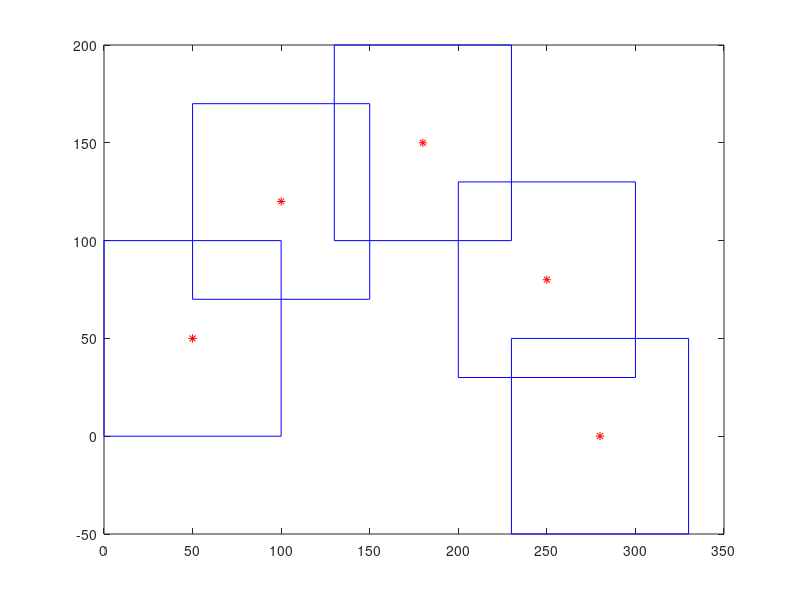

This figure's MATLAB source:
function corridor = setCorridor()
    path = [50, 50;
           100, 120;
           180, 150;
           250, 80;
           280, 0];
    x_length = 100;
    y_length = 100;
    
    n_order = 7;   % 8 control points
    n_seg = size(path, 1);
    
    corridor = zeros(n_seg,4);
    for i = 1:n_seg
        corridor(i,:) = [path(i,1), path(i,2), x_length/2, y_length/2];
    end
    plot(path(:,1), path(:,2), '*r'); hold on;
    for i = 1:n_seg
        plot_rect([corridor(i,1);corridor(i,2)], corridor(i,3), corridor(i,4));hold on;
    end
    hold on;


end


function plot_rect(center, x_r, y_r)
    p1 = center+[-x_r;-y_r];
    p2 = center+[-x_r;y_r];
    p3 = center+[x_r;y_r];
    p4 = center+[x_r;-y_r];
    plot_line(p1,p2);
    plot_line(p2,p3);
    plot_line(p3,p4);
    plot_line(p4,p1);
end

function plot_line(p1,p2)
    a = [p1(:),p2(:)];    
    plot(a(1,:),a(2,:),'b');
end